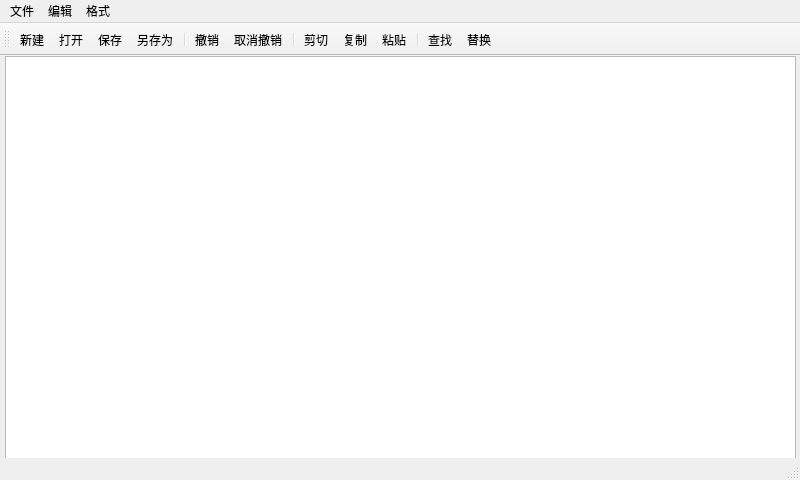
<?xml version="1.0" encoding="UTF-8"?>
<ui version="4.0">
 <class>MyText</class>
 <widget class="QMainWindow" name="MyText">
  <property name="geometry">
   <rect>
    <x>0</x>
    <y>0</y>
    <width>800</width>
    <height>480</height>
   </rect>
  </property>
  <property name="windowTitle">
   <string>高级记事本</string>
  </property>
  <widget class="QWidget" name="centralwidget">
   <widget class="QTextEdit" name="textEdit">
    <property name="geometry">
     <rect>
      <x>5</x>
      <y>0</y>
      <width>791</width>
      <height>421</height>
     </rect>
    </property>
    <property name="font">
     <font>
      <family>楷体</family>
      <pointsize>14</pointsize>
     </font>
    </property>
   </widget>
  </widget>
  <widget class="QMenuBar" name="menubar">
   <property name="geometry">
    <rect>
     <x>0</x>
     <y>0</y>
     <width>800</width>
     <height>22</height>
    </rect>
   </property>
   <widget class="QMenu" name="menu">
    <property name="title">
     <string>文件</string>
    </property>
    <addaction name="action_new"/>
    <addaction name="action_open"/>
    <addaction name="action_save"/>
    <addaction name="action_saveas"/>
    <addaction name="separator"/>
    <addaction name="action_exit"/>
   </widget>
   <widget class="QMenu" name="menu_2">
    <property name="title">
     <string>编辑</string>
    </property>
    <addaction name="action_undo"/>
    <addaction name="action_redo"/>
    <addaction name="separator"/>
    <addaction name="action_cut"/>
    <addaction name="action_copy"/>
    <addaction name="action_paste"/>
    <addaction name="action_del"/>
    <addaction name="separator"/>
    <addaction name="action_find"/>
    <addaction name="action_replay"/>
    <addaction name="separator"/>
    <addaction name="action_all"/>
   </widget>
   <widget class="QMenu" name="menu_3">
    <property name="title">
     <string>格式</string>
    </property>
    <addaction name="action_font"/>
   </widget>
   <addaction name="menu"/>
   <addaction name="menu_2"/>
   <addaction name="menu_3"/>
  </widget>
  <widget class="QStatusBar" name="statusbar"/>
  <widget class="QToolBar" name="toolBar">
   <property name="windowTitle">
    <string>toolBar</string>
   </property>
   <attribute name="toolBarArea">
    <enum>TopToolBarArea</enum>
   </attribute>
   <attribute name="toolBarBreak">
    <bool>false</bool>
   </attribute>
   <addaction name="action_new"/>
   <addaction name="action_open"/>
   <addaction name="action_save"/>
   <addaction name="action_saveas"/>
   <addaction name="separator"/>
   <addaction name="action_undo"/>
   <addaction name="action_redo"/>
   <addaction name="separator"/>
   <addaction name="action_cut"/>
   <addaction name="action_copy"/>
   <addaction name="action_paste"/>
   <addaction name="separator"/>
   <addaction name="action_find"/>
   <addaction name="action_replay"/>
  </widget>
  <action name="action_new">
   <property name="icon">
    <iconset resource="qrc.qrc">
     <normaloff>:/actions/document-new.png</normaloff>:/actions/document-new.png</iconset>
   </property>
   <property name="text">
    <string>新建</string>
   </property>
   <property name="shortcut">
    <string>Ctrl+N</string>
   </property>
  </action>
  <action name="action_open">
   <property name="icon">
    <iconset resource="qrc.qrc">
     <normaloff>:/actions/document-open.png</normaloff>:/actions/document-open.png</iconset>
   </property>
   <property name="text">
    <string>打开</string>
   </property>
   <property name="shortcut">
    <string>Ctrl+O</string>
   </property>
  </action>
  <action name="action_undo">
   <property name="icon">
    <iconset resource="qrc.qrc">
     <normaloff>:/actions/edit-undo.png</normaloff>:/actions/edit-undo.png</iconset>
   </property>
   <property name="text">
    <string>撤销</string>
   </property>
   <property name="shortcut">
    <string>Ctrl+Z</string>
   </property>
  </action>
  <action name="action_save">
   <property name="icon">
    <iconset resource="qrc.qrc">
     <normaloff>:/actions/document-save.png</normaloff>:/actions/document-save.png</iconset>
   </property>
   <property name="text">
    <string>保存</string>
   </property>
   <property name="shortcut">
    <string>Ctrl+S</string>
   </property>
  </action>
  <action name="action_saveas">
   <property name="icon">
    <iconset resource="qrc.qrc">
     <normaloff>:/actions/document-save-as.png</normaloff>:/actions/document-save-as.png</iconset>
   </property>
   <property name="text">
    <string>另存为</string>
   </property>
   <property name="shortcut">
    <string>Ctrl+Shift+S</string>
   </property>
  </action>
  <action name="action_exit">
   <property name="icon">
    <iconset resource="qrc.qrc">
     <normaloff>:/actions/exit.png</normaloff>:/actions/exit.png</iconset>
   </property>
   <property name="text">
    <string>退出</string>
   </property>
  </action>
  <action name="action_cut">
   <property name="icon">
    <iconset resource="qrc.qrc">
     <normaloff>:/actions/edit-cut.png</normaloff>:/actions/edit-cut.png</iconset>
   </property>
   <property name="text">
    <string>剪切</string>
   </property>
   <property name="shortcut">
    <string>Ctrl+X</string>
   </property>
  </action>
  <action name="action_copy">
   <property name="icon">
    <iconset resource="qrc.qrc">
     <normaloff>:/actions/edit-copy.png</normaloff>:/actions/edit-copy.png</iconset>
   </property>
   <property name="text">
    <string>复制</string>
   </property>
   <property name="shortcut">
    <string>Ctrl+C</string>
   </property>
  </action>
  <action name="action_paste">
   <property name="icon">
    <iconset resource="qrc.qrc">
     <normaloff>:/actions/edit-paste.png</normaloff>:/actions/edit-paste.png</iconset>
   </property>
   <property name="text">
    <string>粘贴</string>
   </property>
   <property name="shortcut">
    <string>Ctrl+V</string>
   </property>
  </action>
  <action name="action_del">
   <property name="icon">
    <iconset resource="qrc.qrc">
     <normaloff>:/actions/edit-delete.png</normaloff>:/actions/edit-delete.png</iconset>
   </property>
   <property name="text">
    <string>删除</string>
   </property>
   <property name="shortcut">
    <string>Del</string>
   </property>
  </action>
  <action name="action_find">
   <property name="icon">
    <iconset resource="qrc.qrc">
     <normaloff>:/actions/edit-find.png</normaloff>:/actions/edit-find.png</iconset>
   </property>
   <property name="text">
    <string>查找</string>
   </property>
   <property name="shortcut">
    <string>Ctrl+F</string>
   </property>
  </action>
  <action name="action_replay">
   <property name="icon">
    <iconset resource="qrc.qrc">
     <normaloff>:/actions/edit-find-replace.png</normaloff>:/actions/edit-find-replace.png</iconset>
   </property>
   <property name="text">
    <string>替换</string>
   </property>
   <property name="shortcut">
    <string>Ctrl+H</string>
   </property>
  </action>
  <action name="action_all">
   <property name="icon">
    <iconset resource="qrc.qrc">
     <normaloff>:/actions/edit-select-all.png</normaloff>:/actions/edit-select-all.png</iconset>
   </property>
   <property name="text">
    <string>全选</string>
   </property>
   <property name="shortcut">
    <string>Ctrl+A</string>
   </property>
  </action>
  <action name="action_font">
   <property name="text">
    <string>字体</string>
   </property>
  </action>
  <action name="action_redo">
   <property name="icon">
    <iconset resource="qrc.qrc">
     <normaloff>:/actions/edit-redo.png</normaloff>:/actions/edit-redo.png</iconset>
   </property>
   <property name="text">
    <string>取消撤销</string>
   </property>
  </action>
 </widget>
 <resources>
  <include location="qrc.qrc"/>
 </resources>
 <connections/>
</ui>
